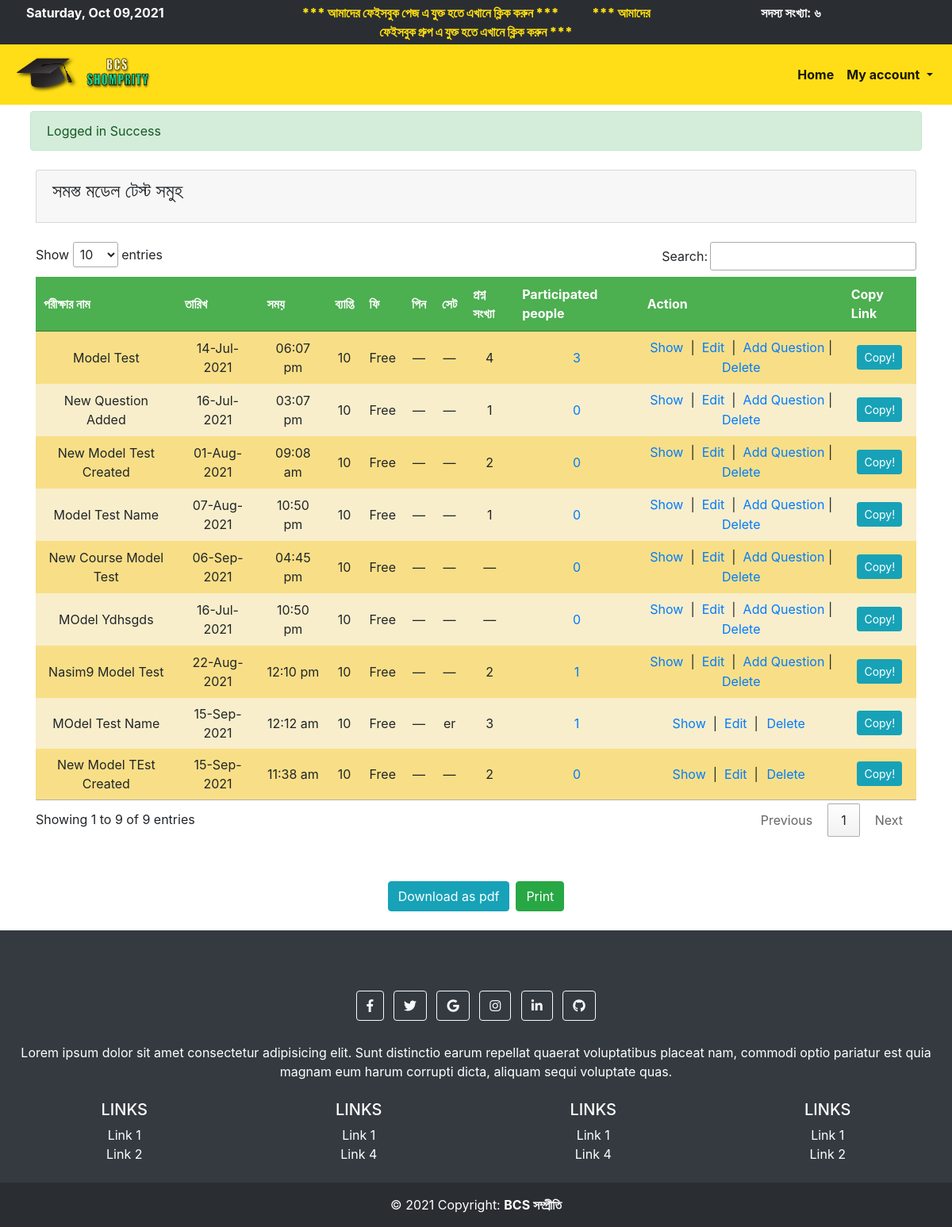
The app's page /admin/view_model_tests (signed in) with its own data.
### tables this page shows
CREATE TABLE `model_test` (
  `id` int(11) NOT NULL,
  `user_id` int(11) NOT NULL,
  `model_test_name` varchar(100) NOT NULL,
  `model_test_examiner_name` varchar(100) NOT NULL,
  `positive_mark` float NOT NULL,
  `negative_mark` float NOT NULL,
  `model_test_date` varchar(100) NOT NULL,
  `duration` int(11) NOT NULL,
  `model_set` varchar(100) DEFAULT NULL,
  `course_id` int(11) DEFAULT NULL,
  `payment` int(11) DEFAULT NULL,
  `pinned` int(11) DEFAULT NULL,
  `secure_pin` varchar(100) DEFAULT NULL,
  `image_name` varchar(100) DEFAULT NULL,
  `image_type` varchar(100) DEFAULT NULL,
  `participants` int(11) DEFAULT NULL,
  `finished` int(11) DEFAULT NULL,
  `total_questions` int(11) DEFAULT NULL,
  `created_at` timestamp NULL DEFAULT current_timestamp(),
  `banner_payment_amount` varchar(100) DEFAULT NULL,
  `banner_medium` varchar(100) DEFAULT NULL,
  `banner_action` tinyint(1) NOT NULL DEFAULT 0,
  `banner_payment_number` varchar(100) DEFAULT NULL
);

### link/dbname.php (called while the page is built, shortened)
<?php
$MODEL_TEST = 'model_test';
$QUESTION_ANSWER = 'question_answer';

### admin/view_model_tests.php (the view, shortened to what this page needs)
<?php include 'toplayout.php';
$data = all($MODEL_TEST);
if(empty($_GET['id'])){
    $data = all($MODEL_TEST);
}else {
    $data =all_by_SPECIFIC_ID($MODEL_TEST,'course_id',$_GET['id']);
}
?>
<div class="container">
    <div class=" card card-header">
        <h4 class="card-title text-center" style="display: flex"> সমস্ত মডেল টেস্ট সমুহ</h4>
    </div>
    <br>
    <table class="category_table text-center" id="table_id">
        <thead>
            <tr>
                <th> পরীক্ষার নাম </th>
                <th> তারিখ </th>
                <th> সময়</th>
                <th> ব্যাপ্তি </th>
                <th> ফি </th>
                <th> পিন </th>
                <th> সেট </th>
                <th> প্রশ্ন সংখ্যা </th>
                <th>Participated people</th>
                <th class="d-print-none"> Action </th>
                <th class="d-print-none"> Copy Link</th>
            </tr>
        </thead>
        <?php  foreach ($data as $row) { ?>
        <tr>
        <td><?php echo $row['model_test_name']; ?></td>
        <td><?php echo stringToDate($row['model_test_date']); ?></td>
        <td><?php echo stringToTime($row['model_test_date']); ?></td>
        <td><?php echo $row['duration']; ?></td>
        <td>
        <?php
        if($row['payment']==1){
            echo "Free";
        }else {
            echo "Paid";
            }?>
       </td>
        <td><?php echo empty($row['secure_pin'])?"—":$row['secure_pin']; ?></td>
        <td><?php echo empty($row['model_set'])?"—":$row['model_set']; ?></td>
        <td><?php echo empty($row['total_questions'])?"—":$row['total_questions']; ?></td>
        <td><a href="participated_people.php?id=<?php echo $row['id']?>"><?php echo TotalNumberOfRowsWhere($QUESTION_ANSWER,"model_test_id",$row['id']); ?></a></td>
        <td class="d-print-none">
        <form action="../link/delete_model_test.php" method="post">
          <a href="view_model_question.php?id=<?php echo $row['id']?>">Show</a>&nbsp;
          |&nbsp; <a href="edit_model_test.php?id=<?php echo $row['id']?>">Edit</a>&nbsp;
          <?php if ($row['finished'] ==NULL or $row['finished']==0) {?>
            |&nbsp; <a href="add_questions.php?id=<?php echo $row['id']?>">Add Question</a>
          <?php } ?>|
        <button type="submit" class="bg-transparent text-primary border-0" name="delete_model_test"  onclick="return confirm('Are you sure you want Delete this Model Tests?');">Delete</button>
        </form>
        </td>
        <td>
            <button class="btn btn-sm btn-info" onclick="navigator.clipboard.writeText('bcsshomprity.com/student/model_exam.php?id='+<?php echo $row['id'];?>)">
            <span id="myTooltip<?php echo  $row['id'];?>"> Copy!</span>
            </button>
        </td>
        </tr>
        <?php  } ?>
    </table>
    <br>
</div>
<br>
<div class="container hide pt-2">
<div class="d-flex justify-content-center">
        <form action="download_model_test" method="post">
        <input class="btn btn-info  d-print-none" type="submit"name="downloaod_model_test" value="Download as pdf"></input>
        </form>
        <button class="btn btn-success d-print-none ml-2" onclick="print_result()">Print</button>
    </div>
</div>
<br>
<div class="d-print-none">
<?php include 'bottomlayout.php'; ?>

### records on screen
model_test: model_test_name "Model Test", model_test_date "14-Jul-2021", model_test_date "06:07 pm", duration "10", payment "Free", total_questions "4", id "3"
model_test: model_test_name "New Question Added", model_test_date "16-Jul-2021", model_test_date "03:07 pm", duration "10", payment "Free", total_questions "1", id "0"
model_test: model_test_name "New Model Test Created", model_test_date "01-Aug-2021", model_test_date "09:08 am", duration "10", payment "Free", total_questions "2", id "0"
model_test: model_test_name "Model Test Name", model_test_date "07-Aug-2021", model_test_date "10:50 pm", duration "10", payment "Free", total_questions "1", id "0"
model_test: model_test_name "New Course Model Test", model_test_date "06-Sep-2021", model_test_date "04:45 pm", duration "10", payment "Free", id "0"
model_test: model_test_name "MOdel Ydhsgds", model_test_date "16-Jul-2021", model_test_date "10:50 pm", duration "10", payment "Free", id "0"
model_test: model_test_name "Nasim9 Model Test", model_test_date "22-Aug-2021", model_test_date "12:10 pm", duration "10", payment "Free", total_questions "2", id "1"
model_test: model_test_name "MOdel Test Name", model_test_date "15-Sep-2021", model_test_date "12:12 am", duration "10", payment "Free", model_set "er", total_questions "3", id "1"
model_test: model_test_name "New Model TEst Created", model_test_date "15-Sep-2021", model_test_date "11:38 am", duration "10", payment "Free", total_questions "2", id "0"

### other values on screen
englishToBangla($totalmember) "৬"
$_SESSION['message'] "Logged in Success"
